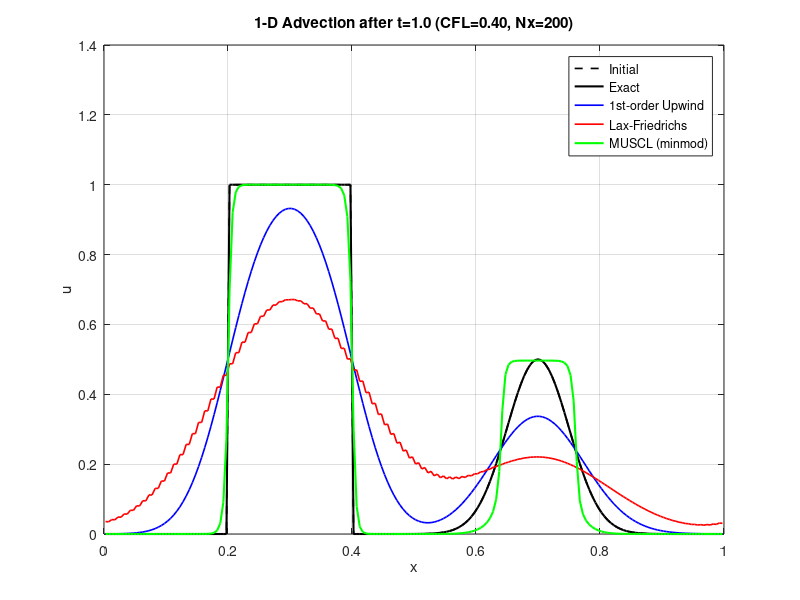

The MATLAB script that drew this image:
%% 01_hyperbolic_pde_upwinding.m
% Demonstrates first-order upwind, Lax-Friedrichs, and MUSCL (limited)
% Relevant to: Staff CFD Modeling Engineer
%
% PDE:  ∂u/∂t + a * ∂u/∂x = 0 ,  a > 0
% Domain: periodic [0,1]
% Initial condition: square wave + smooth Gaussian

clear; close all; clc;

%% Parameters
a      = 1.0;          % advection speed
Nx     = 200;          % cells
L      = 1.0;
dx     = L / Nx;
x      = (0.5:Nx-0.5)' * dx;   % cell centers
CFL    = 0.4;
dt     = CFL * dx / a;
Tfinal = 1.0;          % one full period
Nt     = round(Tfinal / dt);
dt     = Tfinal / Nt;  % exact final time

%% Initial condition
u0 = zeros(Nx,1);
u0(x > 0.2 & x < 0.4) = 1.0;                 % square wave
u0 = u0 + 0.5 * exp(-200*(x-0.7).^2);         % Gaussian

%% Allocate solutions
u_upwind = u0;
u_lf     = u0;
u_muscl  = u0;

%% Time marching
for n = 1:Nt
    % --- First-order upwind (a > 0) ---
    % F_{i-1/2} = a * u_{i-1}
    uL = [u_upwind(end); u_upwind(1:end-1)];
    u_upwind = u_upwind - (dt/dx) * a .* (u_upwind - uL);

    % --- Lax-Friedrichs (classic) ---
    uL = [u_lf(end); u_lf(1:end-1)];
    uR = [u_lf(2:end); u_lf(1)];
    u_lf = 0.5*(uL + uR) - 0.5*(dt/dx)*a*(uR - uL);

    % --- MUSCL with minmod limiter (2nd-order TVD) ---
    % Correct limited slope: sigma_i = minmod(u_i - u_{i-1}, u_{i+1} - u_i)
    % Left state at face i+1/2:  u_i + 0.5 * sigma_i
    uL_cell = [u_muscl(end); u_muscl(1:end-1)];   % u_{i-1}
    uR_cell = [u_muscl(2:end); u_muscl(1)];       % u_{i+1}
    deltaL  = u_muscl - uL_cell;                  % backward difference
    deltaR  = uR_cell - u_muscl;                  % forward difference
    % minmod limiter
    sigma   = 0.5*(sign(deltaL)+sign(deltaR)) .* min(abs(deltaL), abs(deltaR));
    % Interface state from the left (used because a > 0)
    u_face  = u_muscl + 0.5 * sigma;              % state at i+1/2 from left
    % Flux at i+1/2
    flux    = a * u_face;
    % Conservative update: (F_{i+1/2} - F_{i-1/2})/dx
    flux_L  = [flux(end); flux(1:end-1)];         % F_{i-1/2}
    u_muscl = u_muscl - (dt/dx) * (flux - flux_L);
end

%% Exact solution (periodic shift)
shift = mod(round(a*Tfinal/dx), Nx);
u_exact = circshift(u0, shift);

%% Plot
figure('Position',[100 100 900 500], 'Name','Hyperbolic PDE Upwinding');
plot(x, u0, 'k--', 'LineWidth',1.2); hold on;
plot(x, u_exact, 'k-', 'LineWidth',1.5);
plot(x, u_upwind, 'b-', 'LineWidth',1.2);
plot(x, u_lf, 'r-', 'LineWidth',1.2);
plot(x, u_muscl, 'g-', 'LineWidth',1.5);
legend('Initial','Exact','1st-order Upwind','Lax-Friedrichs','MUSCL (minmod)', ...
       'Location','best');
xlabel('x'); ylabel('u');
title(sprintf('1-D Advection after t=%.1f (CFL=%.2f, Nx=%d)', Tfinal, CFL, Nx));
grid on; box on;
xlim([0 1]);

fprintf('\n=== Hyperbolic PDE Demo complete ===\n');
fprintf('Favorite practical choice for many industrial CFD codes: limited MUSCL / TVD schemes\n');
fprintf('or high-resolution Godunov-type methods with approximate Riemann solvers.\n');
fprintf('First-order upwind is robust but diffusive; pure high-order without limiting oscillates.\n');
